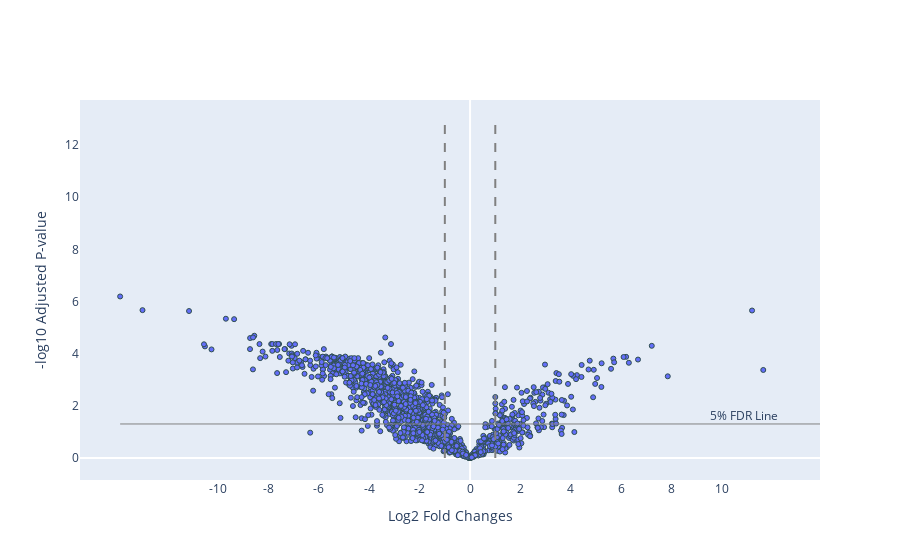

The notebook cell saved with this chart:
### Code cell
volcano_plot(bm2.protein_table)

### Figure 1 — Plotly figure (JSON) as saved in the notebook; plotly's stock layout.template omitted (floating-point values rounded to 4 significant figures; data arrays with more than 128 entries replaced by an {"elided": "..."} marker saying what was removed)
{"data": [{"hovertext": {"elided": "1846 str values"}, "marker": {"line": {"color": "DarkSlateGrey", "width": 1}, "size": 5}, "mode": "markers", "showlegend": false, "type": "scatter", "x": {"elided": "1846 float values"}, "y": {"elided": "1846 float values"}}, {"line": {"color": "gray", "width": 1}, "mode": "lines", "showlegend": false, "type": "scatter", "x": [-13.87, 13.87], "y": [1.301, 1.301]}, {"line": {"color": "gray", "dash": "dash"}, "mode": "lines", "showlegend": false, "type": "scatter", "x": [-1, -1], "y": [0, 13]}, {"line": {"color": "gray", "dash": "dash"}, "mode": "lines", "showlegend": false, "type": "scatter", "x": [1, 1], "y": [0, 13]}, {"mode": "text", "name": "Markers and Text", "showlegend": false, "text": ["5% FDR Line"], "textposition": "bottom center", "type": "scatter", "x": [10.87], "y": [1.801]}], "layout": {"xaxis": {"showgrid": false, "tickmode": "array", "ticktext": [-10, -8, -6, -4, -2, 0, 2, 4, 6, 8, 10], "tickvals": [-10, -8, -6, -4, -2, 0, 2, 4, 6, 8, 10], "title": {"text": "Log2 Fold Changes"}}, "yaxis": {"showgrid": false, "title": {"text": "-log10 Adjusted P-value"}}}}
